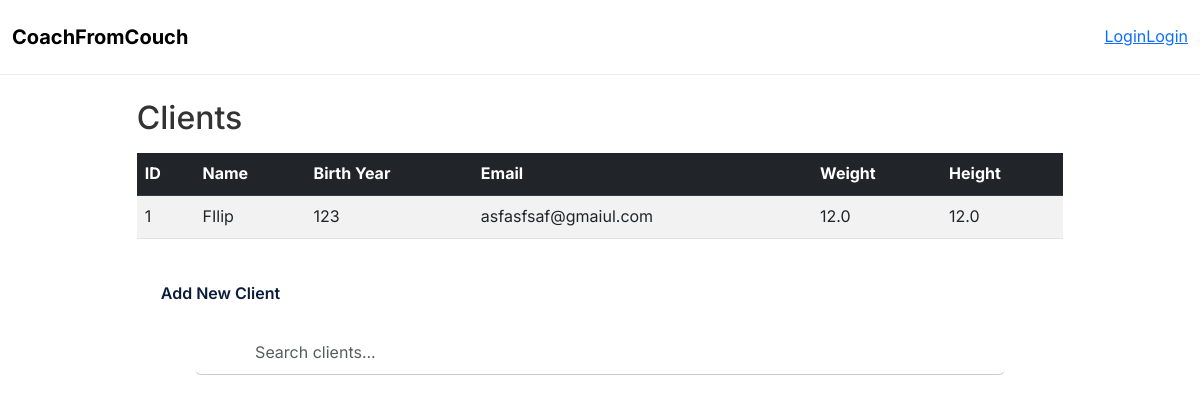
The app's page /clients, older data.
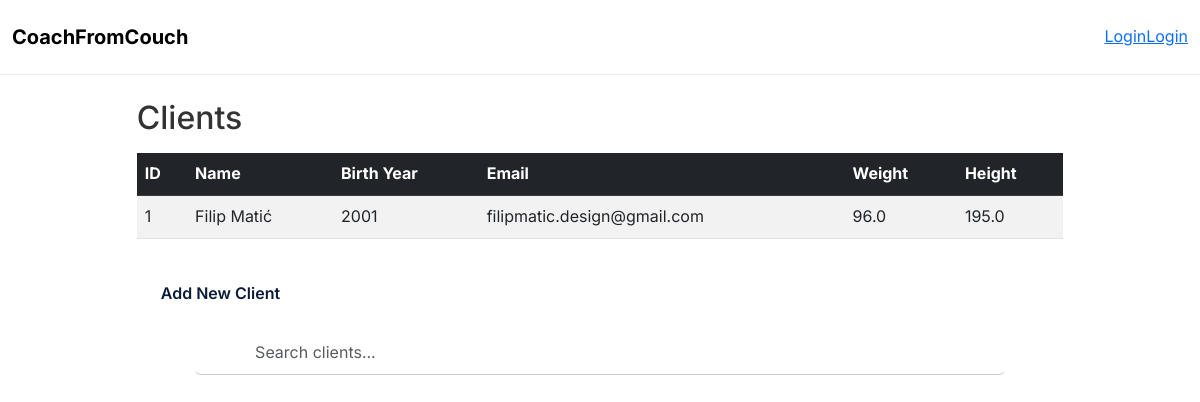
The same page, newer data.
### models.py (models this page shows, shortened)
class Client(db.Model):
    id = db.Column(db.Integer, primary_key=True)
    name = db.Column(db.String(100), nullable=False)
    email = db.Column(db.String(120), unique=True, nullable=False)
    age = db.Column(db.Integer)
    birthYear = db.Column(db.Integer)
    weight = db.Column(db.Float)
    height = db.Column(db.Float)
    notes = db.Column(db.Text)

### app.py (the view)
@app.route("/clients")
def clients():
    all_clients=Client.query.all()
    if request.args.get("json")=="1":
        return jsonify([{"id":c.id,"name":c.name} for c in all_clients])
    return render_template("clients.html", clients=all_clients)

### templates/clients.html (shortened to what this page needs)
{% extends "base.html" %} {% block content %}
<div class="container mt-4">
  <h2>Clients</h2>
  <table class="table table-striped mt-3">
    <thead class="table-dark">
      <tr>
        <th>ID</th>
        <th>Name</th>
        <th>Birth Year</th>
        <th>Email</th>
        <th>Weight</th>
        <th>Height</th>
      </tr>
    </thead>
    <tbody>
      {% if clients %} {% for client in clients %}
      <tr>
        <td>{{ client.id }}</td>
        <td>{{ client.name }}</td>
        <td>{{ client.birthYear }}</td>
        <td>{{ client.email }}</td>
        <td>{{ client.weight }}</td>
        <td>{{ client.height }}</td>
      </tr>
      {% endfor %} {% else %}
      <tr>
        <td colspan="6" class="text-center">No clients found</td>
      </tr>
      {% endif %}
    </tbody>
  </table>
</div>
<div class="container">
  <button
    type="button"
    class="btn btn-primary mt-3"
    data-bs-toggle="modal"
    data-bs-target="#addClientModal"
  >
    Add New Client
  </button>
  <div class="container search-container">
    <div class="row search-bar">
      <div>
        <input
          type="text"
          id="searchInput"
          class="form-control mb-3"
          placeholder="Search clients..."
        />
      </div>
    </div>
  </div>
  {% endblock %}

### templates/base.html (shortened to what this page needs)
<!DOCTYPE html>
<html lang="en">
  <head>
    <link
      href="https://cdn.jsdelivr.net/npm/bootstrap@5.3.0/dist/css/bootstrap.min.css"
      rel="stylesheet"
    />
    <link href="https://cdn.jsdelivr.net/npm/fullcalendar@6.1.8/main.min.css" rel="stylesheet">
    <link rel="stylesheet" href="static\style.css" />
    <link
      rel="stylesheet"
      href="{{ url_for('static', filename='landing.css') }}?v=1"
    />
    <link
      rel="stylesheet"
      href="{{ url_for('static', filename='trainer_style.css') }}?v=1"
    />
    <link
      rel="stylesheet"
      href="{{ url_for('static', filename='login.css') }}?v=1"
    />
  </head>
  <body>
    <nav class="navbar navbar-expand-lg">
      <div class="container-fluid nav-container">
        <a class="navbar-brand" href="{{ url_for('index') }}">CoachFromCouch</a>
        <div class="collapse navbar-collapse">
          <ul class="navbar-nav ms-auto">
            {% if "user_id" in session %}
            {% if session["role"]=="trainer" %}
              <a href="{{ url_for('login') }}" class="btn btn-login">Login</a>
              <a href="{{ url_for('register') }}" class="btn btn-register"
                >Register</a>
                <a href="">Link neki</a>
            {% endif %}
            {% if session["role"]=="client" %}
              <a href="{{ url_for('login') }}" class="btn btn-login">Login</a>
              <a href="{{ url_for('register') }}" class="btn btn-register"
                >Register</a
            >
            {% endif %}
            <li class="nav-item">
              <a class="nav-link" href="{{ url_for('logout') }}">Logout</a>
            </li>
            {% else %}
              <li class="nav-item">
                <a href="{{ url_for('login') }}">Login</a>
              </li>
              <li class="nav-item">
                <a href="{{ url_for('login') }}">Login</a>
              </li>
              {% endif %}
            </ul>
          </div>
        </div>
    </nav>
    <div class="container mt-4">
       {% block content %}{% endblock %}
    </div>
  </body>
</html>

### static/style.css (style rules this page uses)
body { margin: 0; font-family: 'Inter', sans-serif; color: #333; line-height: 1.6; }
.container { width: 90%; max-width: 1200px; margin: auto; }
.navbar { background: white; padding: 1rem 0; border-bottom: 1px solid #eee; }
.nav-container { display: flex; justify-content: space-between; align-items: center; }
html { height: -webkit-fill-available; }
.navbar-brand { font-weight: bold; }
.nav-container { text-align: right; }

### static/landing.css (style rules this page uses)
.btn-primary { background: white; color: #0b1c39; padding: 0.75rem 1.5rem; border-radius: 4px; text-decoration: none; margin-right: 1rem; font-weight: 600; }

### static/trainer_style.css (style rules this page uses)
.search-container { margin-top:15px; }
.form-control { width: 100%; box-sizing: border-box; border: none; border-bottom: 1px solid #ccc; font-size: 16px; background-color: none; background-size:contain; background-repeat: no-repeat; padding: 10px 10px 10px 60px; outline: none; }

### static/login.css (style rules this page uses)
.btn { padding: 10px 24px; font-size: 1rem; font-weight: 600; border-radius: 6px; border: none; cursor: pointer; transition: all 0.3s ease; }

Row changes from the older to the newer data that the page shows:
changed Client id 1: name "FIlip" → "Filip Matić"; birthYear "123" → "2001"; email "asfasfsaf@gmaiul.com" → "filipmatic.design@gmail.com"; weight "12.0" → "96.0"; height "12.0" → "195.0"
